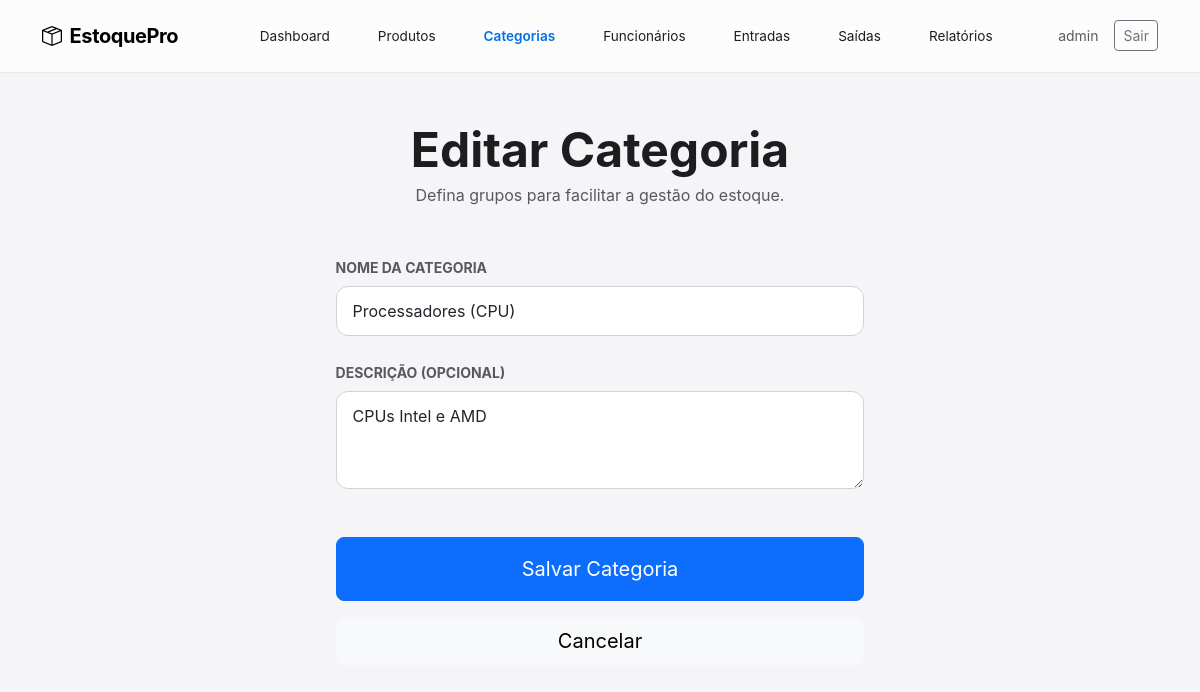
/categorias/editar/1 (signed in), run on the app's committed database.
### app/models.py (models this page shows, shortened)
class User(UserMixin, db.Model):
    id = db.Column(db.Integer, primary_key=True)
    username = db.Column(db.String(64), unique=True, nullable=False)
    password_hash = db.Column(db.String(128))

class Categoria(db.Model):
    id = db.Column(db.Integer, primary_key=True)
    nome = db.Column(db.String(64), unique=True, nullable=False)
    descricao = db.Column(db.String(255))
    produtos = db.relationship('Produto', backref='categoria', lazy='dynamic')

### app/routes/categorias.py (the view)
@categorias_bp.route('/editar/<int:id>', methods=['GET', 'POST'])
@login_required
def editar(id):
    categoria = Categoria.query.get_or_404(id)
    if request.method == 'POST':
        categoria.nome = request.form.get('nome')
        categoria.descricao = request.form.get('descricao')
        db.session.commit()
        flash('Categoria atualizada com sucesso!')
        return redirect(url_for('categorias.listar'))
    return render_template('categorias/form.html', categoria=categoria)

### app/models.py (called while the page is built)
@login_manager.user_loader
def load_user(id):
    return User.query.get(int(id))

### app/templates/categorias/form.html
{% extends "base.html" %}
{% block content %}
<div class="row justify-content-center animate-up">
    <div class="col-lg-6">
        <div class="mb-5 text-center">
            <h1 class="display-5 fw-bold mb-1">{{ 'Editar Categoria' if categoria else 'Nova Categoria' }}</h1>
            <p class="text-muted">Defina grupos para facilitar a gestão do estoque.</p>
        </div>
        <div class="bento-item">
            <form method="POST">
                <div class="mb-4">
                    <label class="form-label small fw-bold text-muted">NOME DA CATEGORIA</label>
                    <input type="text" name="nome" class="form-control" value="{{ categoria.nome if categoria else '' }}" required>
                </div>
                <div class="mb-5">
                    <label class="form-label small fw-bold text-muted">DESCRIÇÃO (OPCIONAL)</label>
                    <textarea name="descricao" class="form-control" rows="3">{{ categoria.descricao if categoria else '' }}</textarea>
                </div>
                <div class="d-grid gap-3">
                    <button type="submit" class="btn btn-primary btn-lg py-3">Salvar Categoria</button>
                    <a href="{{ url_for('categorias.listar') }}" class="btn btn-light btn-lg">Cancelar</a>
                </div>
            </form>
        </div>
    </div>
</div>
{% endblock %}

### app/templates/base.html (shortened to what this page needs)
<!DOCTYPE html>
<html lang="pt-br">
<head>
    <link href="https://cdn.jsdelivr.net/npm/bootstrap@5.3.0/dist/css/bootstrap.min.css" rel="stylesheet">
    <link rel="stylesheet" href="https://cdn.jsdelivr.net/npm/bootstrap-icons@1.11.0/font/bootstrap-icons.css">
    <link rel="stylesheet" href="https://cdn.jsdelivr.net/npm/gridstack@10.3.1/dist/gridstack.min.css" />
    <link rel="stylesheet" href="{{ url_for('static', filename='css/style.css') }}">
</head>
<body>
    <nav class="navbar navbar-expand-lg sticky-top">
        <div class="container">
            <a class="navbar-brand fw-bold" href="{{ url_for('dashboard.index') }}">
                <i class="bi bi-box-seam me-2"></i>EstoquePro
            </a>
            <div class="collapse navbar-collapse" id="navbarNav">
                <ul class="navbar-nav mx-auto">
                    <li class="nav-item">
                        <a class="nav-link {{ 'active' if request.endpoint == 'dashboard.index' }}" href="{{ url_for('dashboard.index') }}">Dashboard</a>
                    </li>
                    <li class="nav-item">
                        <a class="nav-link {{ 'active' if 'produtos' in request.endpoint }}" href="{{ url_for('produtos.listar') }}">Produtos</a>
                    </li>
                    <li class="nav-item">
                        <a class="nav-link {{ 'active' if 'categorias' in request.endpoint }}" href="{{ url_for('categorias.listar') }}">Categorias</a>
                    </li>
                    <li class="nav-item">
                        <a class="nav-link {{ 'active' if 'funcionarios' in request.endpoint }}" href="{{ url_for('funcionarios.listar') }}">Funcionários</a>
                    </li>
                    <li class="nav-item">
                        <a class="nav-link {{ 'active' if 'listar_entradas' in request.endpoint }}" href="{{ url_for('movimentacoes.listar_entradas') }}">Entradas</a>
                    </li>
                    <li class="nav-item">
                        <a class="nav-link {{ 'active' if 'listar_saidas' in request.endpoint }}" href="{{ url_for('movimentacoes.listar_saidas') }}">Saídas</a>
                    </li>
                    <li class="nav-item">
                        <a class="nav-link {{ 'active' if 'relatorios' in request.endpoint }}" href="{{ url_for('relatorios.index') }}">Relatórios</a>
                    </li>
                </ul>
                <div class="d-flex align-items-center">
                    <span class="text-muted me-3 small">{{ current_user.username }}</span>
                    <a href="{{ url_for('auth.logout') }}" class="btn btn-outline-secondary btn-sm">Sair</a>
                </div>
            </div>
        </div>
    </nav>
    <div class="container-fluid px-md-5 py-5">
        <div class="max-width-container mx-auto">
        {% block content %}{% endblock %}
    </div>
</body>
</html>

### app/static/css/style.css (style rules this page uses)
:root { --apple-bg: #f5f5f7; --apple-nav: rgba(255, 255, 255, 0.72); --pastel-blue: #e3f2fd; --pastel-green: #e8f5e9; --pastel-yellow: #fff9c4; --pastel-red: #ffebee; --text-main: #1d1d1f; --text-muted: #86868b; --accent: #0071e3; --card-shadow: 0 8px 30px rgba(0,0,0,0.04); }
body { font-family: -apple-system, BlinkMacSystemFont, "SF Pro Text", "SF Pro Display", "Helvetica Neue", Arial, sans-serif; background-color: var(--apple-bg); color: var(--text-main); -webkit-font-smoothing: antialiased; overflow-x: hidden; }
.animate-up { animation: fadeInUp 0.6s cubic-bezier(0.23, 1, 0.32, 1) forwards; }
.max-width-container { max-width: 1800px; width: 95%; margin-left: auto; margin-right: auto; }
@media (max-width: 1400px) { .max-width-container { width: 98%; } }
.navbar { background-color: var(--apple-nav); backdrop-filter: saturate(180%) blur(20px); -webkit-backdrop-filter: saturate(180%) blur(20px); border-bottom: 1px solid rgba(0,0,0,0.08); padding: 1rem 0; transition: all 0.3s ease; }
.navbar-brand { font-size: 1.25rem; letter-spacing: -0.02em; }
.nav-link { color: var(--text-main) !important; font-size: 0.85rem; font-weight: 400; padding: 0.5rem 1.5rem !important; transition: all 0.2s ease; border-radius: 8px; }
.nav-link.active { font-weight: 600; color: var(--accent) !important; }
.form-control { border-radius: 12px; border: 1px solid #d2d2d7; padding: 12px 16px; font-size: 1rem; transition: all 0.2s; }

### data on the page
User: username "admin"
Categoria: nome "Processadores (CPU)", descricao "CPUs Intel e AMD"

### other printed values
{{ 'Editar Categoria' if categoria else 'Nova Categoria' }} "Editar Categoria"
